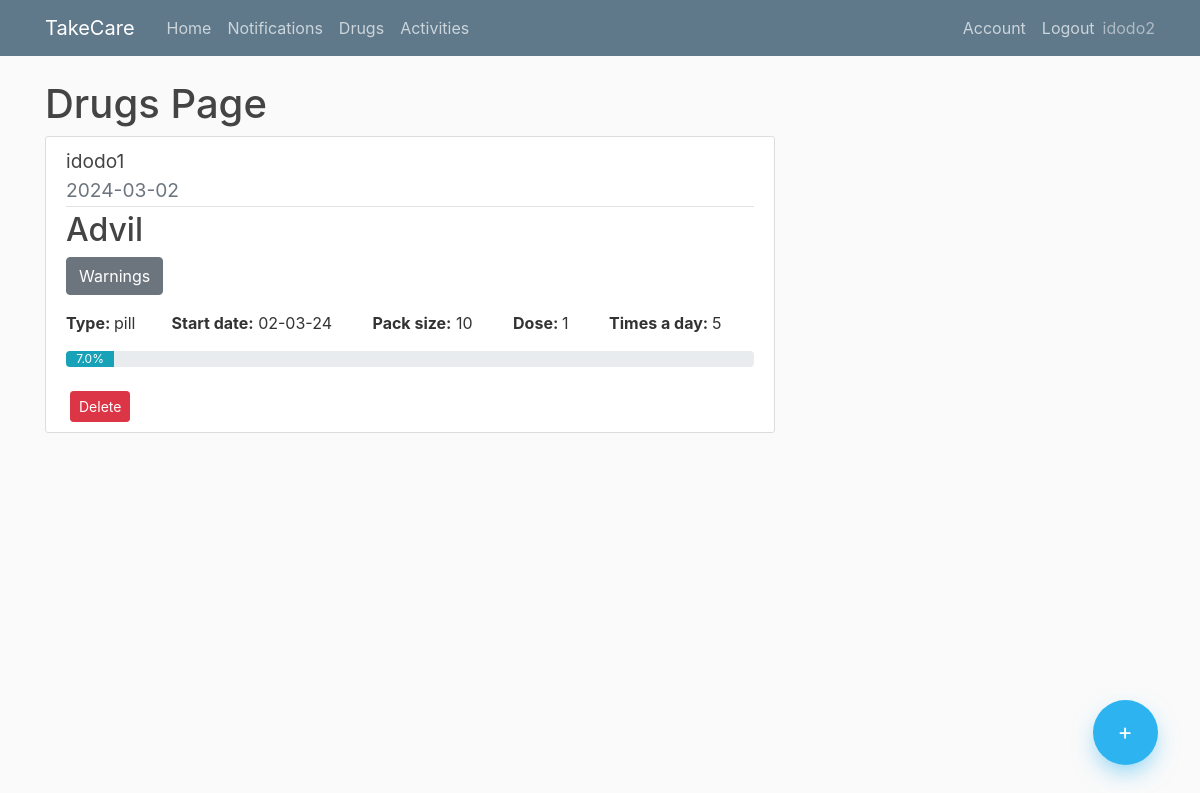
The app's page /drugs (signed in) with its own data.
### app/models.py (models this page shows, shortened)
class User(db.Model, UserMixin):
    id = db.Column(db.Integer, primary_key=True)
    username = db.Column(db.String(20), unique=True,nullable=False)
    email = db.Column(db.String(100), unique=True,nullable=False)
    image_file = db.Column(db.String(100),nullable=False,default='default.jpg')
    password= db.Column(db.String(60),nullable=False)
    ElderlyUser = db.relationship('Elderlyuser',backref='creator',lazy=True )
    Notifications = db.relationship('Notification',backref='creator',lazy=True )
    Drugs = db.relationship('Drug',backref='creator',lazy=True )

class Elderlyuser(db.Model, UserMixin):
    id = db.Column(db.Integer, primary_key=True)
    username = db.Column(db.String(20), unique=True,nullable=False)
    password= db.Column(db.String(60),nullable=False)
    user_id = db.Column(db.Integer, db.ForeignKey('user.id'), nullable=False)

class Drug(db.Model):
    id = db.Column(db.Integer, primary_key=True)
    name = db.Column(db.String(150),nullable=False)
    type = db.Column(db.Text,nullable=False)
    dose = db.Column(db.Integer,nullable=False)
    timesaday = db.Column(db.Integer,nullable=False)
    taketime= db.Column(db.Time, nullable=False)
    gap = db.Column(db.Integer, nullable=False)
    packsize = db.Column(db.Integer,nullable=False)
    daystotake = db.Column(db.Integer,nullable=False)
    startdate = db.Column(db.Date,nullable=False)
    user_id = db.Column(db.Integer, db.ForeignKey('user.id'), nullable=False)
    elderly_user_id = db.Column(db.Integer, db.ForeignKey('elderlyuser.id'), nullable=False)
    drugschedules = db.relationship("DrugSchedule", cascade="all, delete")
    warnings = db.Column(db.String)

### app/routes.py (the view)
@app.route("/drugs")
@login_required
def drugs():
    if current_user.is_authenticated:
        drugs = Drug.query.filter_by(user_id=current_user.id)
        drug_schedule = DrugSchedule.query.filter_by(user_id=current_user.id)
        eldelys = Elderlyuser.query.filter_by(user_id=current_user.id)
        eldelys_dict = {i.id: i.username for i in eldelys}
        return render_template("drugs.html",drugs=drugs,drug_schedule=drug_schedule, title="Drugs",eldelys_dict=eldelys_dict)
    else:
        return render_template("home.html")

### app/models.py (called while the page is built)
@login_manager.user_loader
def load_user(user_id):
    return User.query.get(int(user_id))

### app/templates/drugs.html (shortened to what this page needs)
{% extends "layout.html" %}
{% block content %}
    <h1>Drugs Page</h1>
    <div class="floating-container">
        <a class="floating-button" href="{{ url_for('add_drug')}}"> +</a>
    </div>
    {% if drugs.count() == 0  %}
        <h3>No drug alerts found</h3>
    {% else %}
        {% for drug in drugs %}
            {% set counter = namespace(count=0) %}
            {% set totalcounter = namespace(count=0) %}
            {% for reminder in drug_schedule %}
                {% if reminder.drug_id == drug.id %}
                    {% set totalcounter.count = totalcounter.count + 1 %}
                    {% if reminder.took == 1 %}
                        {% set counter.count = counter.count + 1 %}
                    {% endif %}
                {% endif %}
            {% endfor %}
            {% if totalcounter.count > 0 %}
                {% set percentage = (counter.count / totalcounter.count * 100) | round %}
            {% else %}
                {% set percentage = 0 %}
            {% endif %}
            <article class="media content-section">
                <div class="media-body">
                    <div class="article-title">
                        <big>{{ eldelys_dict[drug.elderly_user_id] }}</big>
                    </div>
                    <div class="article-metadata">
                        <big class="text-muted">{{ drug.startdate.strftime('%Y-%m-%d') }} </big>
                    </div>
                    <h2>{{ drug.name }}</h2>
                    <p>
                     <button class="btn btn-secondary" data-toggle="collapse" href="#collapseExample" role="button" aria-expanded="false" aria-controls="collapseExample">
                        Warnings
                     </button>
                    </p>
                        <strong>Type: </strong> {{ drug.type }}&nbsp; &nbsp; &nbsp; &nbsp;
                       <strong>Start date:</strong> {{ drug.startdate.strftime('%d-%m-%y') }} &nbsp; &nbsp; &nbsp; &nbsp;
                        <strong>Pack size:</strong> {{ drug.packsize }} &nbsp; &nbsp; &nbsp; &nbsp;
                       <strong> Dose: </strong>{{ drug.dose }} &nbsp; &nbsp; &nbsp; &nbsp;
                        <strong>Times a day: </strong>{{ drug.timesaday }} &nbsp;
                    <div class="progress">
                        <div class="progress-bar bg-info" role="progressbar" style="width: {{ percentage }}%;" aria-valuenow="{{ percentage }}" aria-valuemin="0" aria-valuemax="100">{{ percentage }}%</div>
                    </div>
                    <br>
                    <button type="button" class="btn btn-danger btn-sm ml-1" data-toggle="modal" data-target="#deleteModal{{drug.id}}">
                        Delete
                    </button>
                </div>
            </article>
        {% endfor %}
    {% endif %}
{% endblock content %}

### app/templates/layout.html (shortened to what this page needs)
<!DOCTYPE html>
<html>
<head>
    <link rel="stylesheet" href="https://maxcdn.bootstrapcdn.com/bootstrap/4.0.0/css/bootstrap.min.css">
    <link rel="stylesheet" type="text/css" href="{{ url_for('static', filename='main.css') }}">
</head>
<body>
    <header class="site-header">
      <nav class="navbar navbar-expand-md navbar-dark bg-steel fixed-top">
        <div class="container">
          <a class="navbar-brand mr-4" href="/">TakeCare</a>
          <div class="collapse navbar-collapse" id="navbarToggle">
            <div class="navbar-nav mr-auto">
              <a class="nav-item nav-link" href="{{url_for('home')}}">Home</a>
              <a class="nav-item nav-link" href="{{url_for('notification')}}">Notifications</a>
              <a class="nav-item nav-link" href="{{url_for('drugs')}}">Drugs</a>
              <a class="nav-item nav-link" href="{{url_for('activities')}}">Activities</a>
            </div>
            {% if not current_user.is_authenticated %}
            <div class="navbar-nav">
              <a class="nav-item nav-link" href="{{url_for('login')}}">Login</a>
              <a class="nav-item nav-link" href="{{url_for('register')}}">Register</a>
            </div>
            {% else %}
            <div class="navbar-nav">
              <a class="nav-item nav-link" href="{{url_for('account')}}">Account</a>
              <a class="nav-item nav-link" href="{{url_for('logout')}}">Logout</a>
              <sapn class="navbar-text">{{current_user.username}}</span>
            </div>
            {% endif %}
          </div>
        </div>
      </nav>
    </header>
    <main role="main" class="container">
      <div class="row">
        <div class="col-md-8">
          {% block content %} {% endblock %}
        </div>
    </main>
</body>
</html>

### app/static/main.css (style rules this page uses)
body { background: #fafafa; color: #333333; margin-top: 5rem; }
h1, h2, h3, h4, h5, h6 { color: #444444; }
.bg-steel { background-color: #5f788a; }
.site-header .navbar-nav .nav-link { color: #cbd5db; }
.content-section { background: #ffffff; padding: 10px 20px; border: 1px solid #dddddd; border-radius: 3px; margin-bottom: 20px; }
.article-title { color: #444444; }
.article-metadata { padding-bottom: 1px; margin-bottom: 4px; border-bottom: 1px solid #e3e3e3 }
.floating-container { position: fixed; width: 100px; height: 100px; bottom: 0; right: 0; margin: 35px 25px; }
.floating-container .floating-button { position: absolute; width: 65px; height: 65px; background: #2cb3f0; bottom: 0; border-radius: 50%; left: 0; right: 0; margin: auto; color: white; line-height: 65px; text-align: center; font-size: 23px; z-index: 100; box-shadow: 0 10px 25px -5px rgba(44, 179, 240, 0.6); cursor: pointer; -webkit-transition: all 0.3s; transition: all 0.3s; }

### records on screen
User: username "idodo2"
Drug: startdate "2024-03-02", name "Advil", type "pill", startdate "02-03-24", packsize "10", dose "1", timesaday "5", percentage "7.0"
Elderlyuser: username "idodo1"
